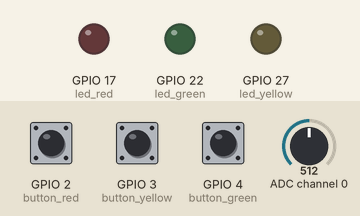
This program was run on a simulated Raspberry Pi (BCM pin numbers). Parts: output pins drawn as LEDs (lit = HIGH). Inputs (shaded band) come from the test bench; at power-on: GPIO 2 (button_red) HIGH, GPIO 3 (button_yellow) HIGH, GPIO 4 (button_green) HIGH, ADC channel 0 = 512 (analog values on the 0–1023 scale).

Above: at 1.2 s.
1.3 s: GPIO 2 (button_red) pulled LOW for 0.15 s
At 2.1 s:
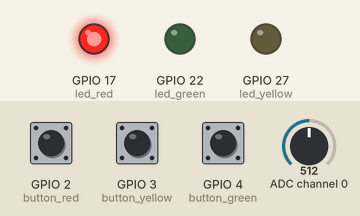
2.9 s: GPIO 3 (button_yellow) pulled LOW for 0.15 s
At 3.3 s:
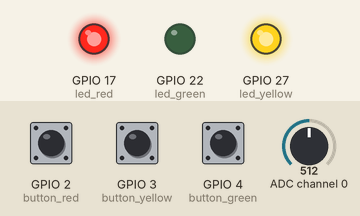
4.5 s: GPIO 4 (button_green) pulled LOW for 0.15 s
At 5.7 s:
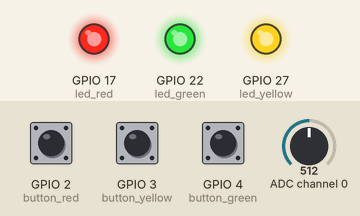
6.1 s: GPIO 2 (button_red) pulled LOW for 1 s
At 6.9 s:
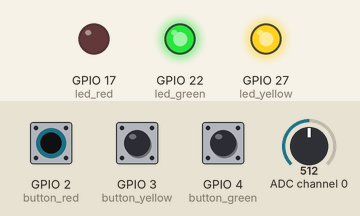
8.6 s: GPIO 3 (button_yellow) pulled LOW for 1 s
At 10.0 s:
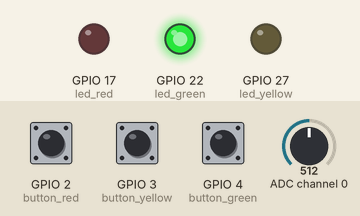
11.1 s: GPIO 2 (button_red) pulled LOW for 0.15 s
At 11.9 s:
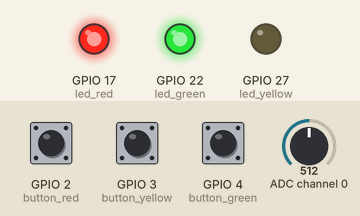
Timing chart, 0 to 13.7 s (numbered marks = the images above; inputs shaded):
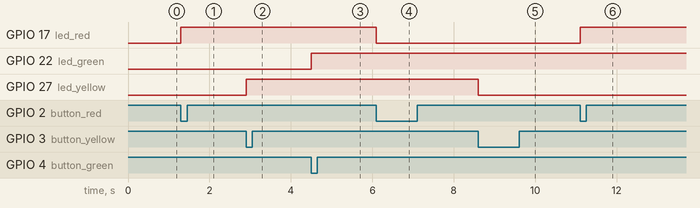

Measured:
- after the input at 1.3 s, GPIO 17 (led_red): LOW → HIGH at once
- after the input at 2.9 s, GPIO 27 (led_yellow): LOW → HIGH at once
- after the input at 4.5 s, GPIO 22 (led_green): LOW → HIGH at once
- after the input at 6.1 s, GPIO 17 (led_red): HIGH → LOW at once
- after the input at 8.6 s, GPIO 27 (led_yellow): HIGH → LOW at once
- after the input at 11.1 s, GPIO 17 (led_red): LOW → HIGH at once

The program:

main.py
```python
"""
Jouer sons avec boutons et LEDs
"""
from time import sleep
import pygame
from gpiozero import LED, Button, MCP3008
# from pydub import AudioSegment

# LEDs et boutons
led_red = LED(17)         # gpio17
led_yellow = LED(27)      # gpio27
led_green = LED(22)       # gpio22

button_red = Button(2)    # gpio2
button_yellow = Button(3)  # gpio3
button_green = Button(4)  # gpio4

potentiometer = MCP3008(channel=0)

# Initialisation de pygame
# Voir https://projects.raspberrypi.org/en/projects/gpio-music-box/1
# pygame.mixer.init()
# sound_red = pygame.mixer.Sound("chemin/vers/son/rouge.wav")
# sound_yellow = pygame.mixer.Sound("chemin/vers/son/jaune.wav")
# sound_green = pygame.mixer.Sound("chemin/vers/son/vert.wav")


# Fonctions pour allumer les LEDs
def toggle_red():
    """
    Allume la LED rouge
    """
    led_red.toggle()


def toggle_yellow():
    """
    Allume la LED jaune
    """
    led_yellow.toggle()


def toggle_green():
    """
    Allume la LED verte
    """
    led_green.toggle()


# Fonctions pour jouer les sons
def play_red():
    """
    Joue le son rouge
    """
    # sound_red.play()


def play_yellow():
    """
    Joue le son jaune
    """
    # sound_yellow.play()


def play_green():
    """
    Joue le son vert
    """
    # sound_green.play()


def get_potentiometer_value():
    """
    Récupère la valeur du potentiomètre en secondes
    """
    # Transformer la valeur du potentiomètre entre 0 et 1 en secondes
    val_in_seconds = potentiometer.value * 10
    return round(val_in_seconds)


# Associer les fonctions aux boutons
button_red.when_pressed = toggle_red
button_yellow.when_pressed = toggle_yellow
button_green.when_pressed = toggle_green


def export_sound():
    """
    Exporte les sons avec pydub (à tester)
    """
    # nb_sounds_to_play = 0

    # Trouver quels leds sont allumées
    # if led_red.value == 1:
    #     nb_sounds_to_play += 1

    # if led_yellow.value == 1:
    #     nb_sounds_to_play += 1

    # if led_green.value == 1:
    #     nb_sounds_to_play += 1

    # Loader sons avec pydub
    # sound = AudioSegment.from_wav("kick2.wav")
    # delay = AudioSegment.silent(duration=get_potentiometer_value() * 1000)

    # sound = None
    # Combiner les sons avec un delay
    # for i in range(nb_sounds_to_play):
    # sound += sound + delay

    # Exporter le son
    # combined.export("output.wav", format="wav")
    return True


# Boucle infinie pour jouer les sons
while True:
    # Si led rouge est allumée, jouer le son rouge
    if led_red.value == 1:
        play_red()
        sleep(get_potentiometer_value())

    # Si led jaune est allumée, jouer le son jaune
    if led_yellow.value == 1:
        play_yellow()
        sleep(get_potentiometer_value())

    # Si led verte est allumée, jouer le son vert
    if led_green.value == 1:
        play_green()
        sleep(get_potentiometer_value())

    # Attendre 0.1 seconde
    sleep(0.1)
    # pygame.time.wait(1000)
```
